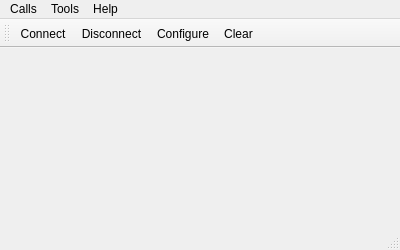
<?xml version="1.0" encoding="UTF-8"?>
<ui version="4.0">
 <class>MainWindow</class>
 <widget class="QMainWindow" name="MainWindow">
  <property name="windowModality">
   <enum>Qt::NonModal</enum>
  </property>
  <property name="geometry">
   <rect>
    <x>0</x>
    <y>0</y>
    <width>400</width>
    <height>250</height>
   </rect>
  </property>
  <property name="maximumSize">
   <size>
    <width>400</width>
    <height>250</height>
   </size>
  </property>
  <property name="windowTitle">
   <string>Simple Terminal</string>
  </property>
  <widget class="QWidget" name="centralWidget">
   <layout class="QVBoxLayout" name="verticalLayout_2">
    <item>
     <widget class="QWidget" name="bottomWidget" native="true">
      <property name="sizePolicy">
       <sizepolicy hsizetype="Preferred" vsizetype="Preferred">
        <horstretch>0</horstretch>
        <verstretch>0</verstretch>
       </sizepolicy>
      </property>
      <property name="minimumSize">
       <size>
        <width>0</width>
        <height>100</height>
       </size>
      </property>
      <property name="contextMenuPolicy">
       <enum>Qt::DefaultContextMenu</enum>
      </property>
     </widget>
    </item>
   </layout>
  </widget>
  <widget class="QMenuBar" name="menuBar">
   <property name="geometry">
    <rect>
     <x>0</x>
     <y>0</y>
     <width>400</width>
     <height>19</height>
    </rect>
   </property>
   <widget class="QMenu" name="menuCalls">
    <property name="title">
     <string>Calls</string>
    </property>
    <addaction name="actionConnect"/>
    <addaction name="actionDisconnect"/>
    <addaction name="separator"/>
    <addaction name="actionQuit"/>
   </widget>
   <widget class="QMenu" name="menuTools">
    <property name="title">
     <string>Tools</string>
    </property>
    <addaction name="actionConfigure"/>
    <addaction name="actionClear"/>
   </widget>
   <widget class="QMenu" name="menuHelp">
    <property name="title">
     <string>Help</string>
    </property>
    <addaction name="actionAbout"/>
    <addaction name="actionAboutQt"/>
   </widget>
   <addaction name="menuCalls"/>
   <addaction name="menuTools"/>
   <addaction name="menuHelp"/>
  </widget>
  <widget class="QToolBar" name="mainToolBar">
   <attribute name="toolBarArea">
    <enum>TopToolBarArea</enum>
   </attribute>
   <attribute name="toolBarBreak">
    <bool>false</bool>
   </attribute>
   <addaction name="actionConnect"/>
   <addaction name="actionDisconnect"/>
   <addaction name="actionConfigure"/>
   <addaction name="actionClear"/>
  </widget>
  <widget class="QStatusBar" name="statusBar">
   <property name="sizePolicy">
    <sizepolicy hsizetype="Preferred" vsizetype="Preferred">
     <horstretch>0</horstretch>
     <verstretch>0</verstretch>
    </sizepolicy>
   </property>
  </widget>
  <action name="actionAbout">
   <property name="text">
    <string>&amp;About</string>
   </property>
   <property name="toolTip">
    <string>About program</string>
   </property>
   <property name="shortcut">
    <string>Alt+A</string>
   </property>
  </action>
  <action name="actionAboutQt">
   <property name="text">
    <string>About Qt</string>
   </property>
  </action>
  <action name="actionConnect">
   <property name="icon">
    <iconset resource="terminal.qrc">
     <normaloff>:/images/connect.png</normaloff>:/images/connect.png</iconset>
   </property>
   <property name="text">
    <string>C&amp;onnect</string>
   </property>
   <property name="toolTip">
    <string>Connect to serial port</string>
   </property>
   <property name="shortcut">
    <string>Ctrl+O</string>
   </property>
  </action>
  <action name="actionDisconnect">
   <property name="icon">
    <iconset resource="terminal.qrc">
     <normaloff>:/images/disconnect.png</normaloff>:/images/disconnect.png</iconset>
   </property>
   <property name="text">
    <string>&amp;Disconnect</string>
   </property>
   <property name="toolTip">
    <string>Disconnect from serial port</string>
   </property>
   <property name="shortcut">
    <string>Ctrl+D</string>
   </property>
  </action>
  <action name="actionConfigure">
   <property name="icon">
    <iconset resource="terminal.qrc">
     <normaloff>:/images/settings.png</normaloff>:/images/settings.png</iconset>
   </property>
   <property name="text">
    <string>&amp;Configure</string>
   </property>
   <property name="toolTip">
    <string>Configure serial port</string>
   </property>
   <property name="shortcut">
    <string>Alt+C</string>
   </property>
  </action>
  <action name="actionClear">
   <property name="icon">
    <iconset resource="terminal.qrc">
     <normaloff>:/images/clear.png</normaloff>:/images/clear.png</iconset>
   </property>
   <property name="text">
    <string>C&amp;lear</string>
   </property>
   <property name="toolTip">
    <string>Clear data</string>
   </property>
   <property name="shortcut">
    <string>Alt+L</string>
   </property>
  </action>
  <action name="actionQuit">
   <property name="icon">
    <iconset resource="terminal.qrc">
     <normaloff>:/images/application-exit.png</normaloff>:/images/application-exit.png</iconset>
   </property>
   <property name="text">
    <string>&amp;Quit</string>
   </property>
   <property name="shortcut">
    <string>Ctrl+Q</string>
   </property>
  </action>
 </widget>
 <layoutdefault spacing="6" margin="11"/>
 <resources>
  <include location="terminal.qrc"/>
 </resources>
 <connections/>
</ui>
